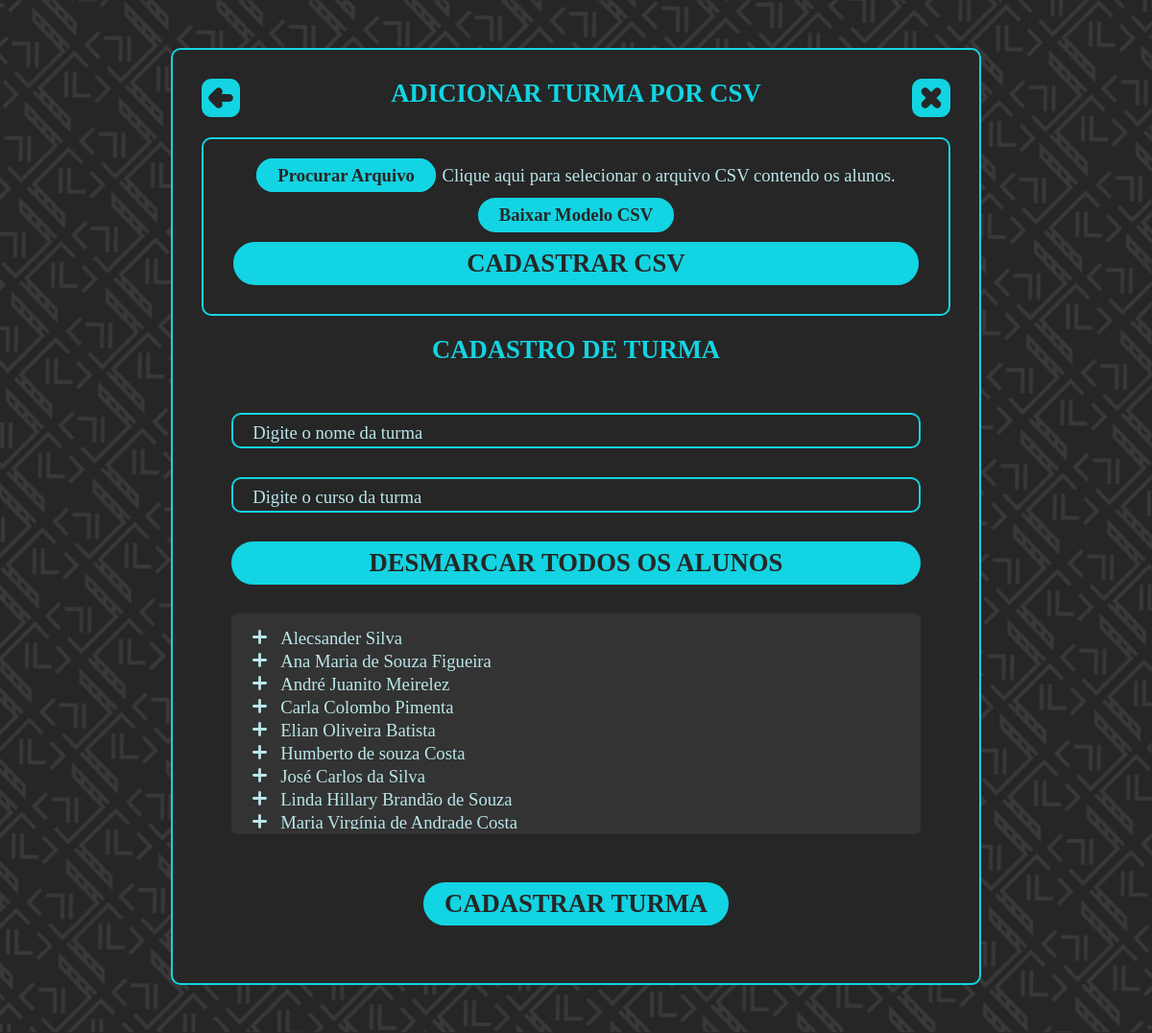
Screenshot of /src/pages/class/add_class (signed in) with the database file from the repository.
### tables this page shows
CREATE TABLE aluno (
    id_aluno        INTEGER       PRIMARY KEY AUTOINCREMENT
                                  NOT NULL,
    nome_aluno      VARCHAR (60)  NOT NULL,
    email_aluno     VARCHAR (100),
    matricula_aluno VARCHAR (60),
    id_usuario      INTEGER       REFERENCES usuario (id_usuario) 
                                  NOT NULL
);

### src/pages/class/add_class/index.php (the view, shortened to what this page needs)
<!DOCTYPE html>
<html lang="pt-br" dir="ltr">
  <head>
    <link rel="stylesheet" type="text/css" href="../../../styles/styles.css">
  </head>
  <body>
    <section class="window">
      <div class="container all container_extended">
        <div class="title">ADICIONAR TURMA POR CSV</div>
        <div class="inner_container contour">
          <div class="div_file">
              <label for="csv_file"><span class="button button_file">Procurar Arquivo</span></label>
              <span class="file_legend" id="file_legend">Clique aqui para selecionar o arquivo CSV contendo os alunos.</span>
          </div>
          <a href="../../../assets/docs/students_class.csv" download="Modelo Turma CSV(não modificar a formatação).csv"><input class="button button_file" type="button" value="Baixar Modelo CSV" /></a>
          <a class="button" href="#divList" onclick="cadastraCSV()">CADASTRAR CSV</a>
        </div>
          <form action="settings.php" method="post">
            <div class="title">CADASTRO DE TURMA</div>
              <div class="inner_container">
                <input type="text" class="input_text" placeholder="Digite o nome da turma" name="class_name" required>
                <input type="text" class="input_text" placeholder="Digite o curso da turma" name="course_class" required>
                <?php
                  function getStudent($id_user){
                  	try{
                  		$pdo = new PDO('sqlite:'.$_SESSION['absolute_path_base'].'src/database/database.db');
                  		$statement = $pdo->query("SELECT * FROM aluno WHERE id_usuario='".$id_user."' ORDER BY nome_aluno");
                  		$rows = $statement->fetchAll(PDO::FETCH_ASSOC);
                  	}catch(PDOException $e){
                  		$rows = 0;
                  		echo "<pre>";
                  		echo $e;
                  		echo "</pre>";
                  	}
                  	return $rows;
                  }
                  $rows = getStudent($_SESSION['id_user']);
                  ?>
                  <?php
                  echo '<input type="button" class="button" onclick="limparStudent(id_students)" value="DESMARCAR TODOS OS ALUNOS"/>';
                  echo '<div class="divList" id="divList">';
                  echo '<table class="view_table_add_student">';
                  echo '<tbody>';
                  for ($i = 0; $i < count($rows); $i++) {
                    $id_aluno = $rows[$i]['id_aluno'];
                    echo '<tr id="cb_tr'.$id_aluno.'">';
                    echo '<td>';
                    echo '<label for = "cb'.$rows[$i]['id_aluno'].'"><img id="icon'.$id_aluno.'" class="cb_icon" src="../../../assets/Icons/mais.svg"></ label>';
                    echo '</td>';
                    echo '<td>';
                    echo '<label id="cb_lb'.$id_aluno.'" for = "cb'.$rows[$i]['id_aluno'].'">'.$rows[$i]['nome_aluno'].'</ label>';
                    echo '</td>';
                    echo '</tr>';
                	}
                  echo '</tbody>';
                  echo '</table>';
                  echo '</div>';
                ?>
            </div>
            <button class="button" onclick="return confirm('Deseja mesmo criar essa turma?');" type="submit">CADASTRAR TURMA</button>
          </form>
          <a href='../../menu'><img src="../../../assets/Icons/voltar.svg" class="icon_voltar"></a>
          <a href='desconectar.php' onclick="return confirm('Tem certeza que deseja sair?')"><img src="../../../assets/Icons/fechar.svg" class="icon_fechar"></a>
        </div>
    </section>
  </body>
</html>

### src/styles/styles.css (style rules this page uses)
:root { --font_size: 20pt; --font_size_medium: 14pt; --main_color: #13D4E2; --second_color: #BAE6E9; --third_color: #f9f9f9; --bg_color_main: rgb(38, 38, 38); --bg_color_second: rgb(51, 51, 51); }
* { font-family:Calibri; font-size:var(--font_size); }
html { scroll-behavior: smooth; background-color: var(--bg_color_main); width: 100%; }
body { width: 100%; background-color: var(--bg_color_main); margin: 0px; }
input { background-color: var(--bg_color_main); }
.window { min-height: 100vh; display: flex; flex-direction: column; align-items: center; justify-content: center; background: url('../assets/BG_01.png') center center no-repeat fixed; background-color: var(--bg_main_color); -webkit-background-size: cover; -moz-background-size: cover; -o-background-size: cover; background-size: cover; }
table { border-collapse: collapse; }
.button { cursor: pointer; color: var(--bg_color_main); padding: 5px 20px; background-color: var(--main_color); border:solid 2px var(--main_color); border-radius: 40px; font-weight: bold; margin-bottom: 30px; }
.div_file { margin-bottom: 10px; }
.button_file { font-size: var(--font_size_medium); margin-bottom: 10px; }
.file_legend { font-size: var(--font_size_medium); color: var(--second_color); width: 30%; }
.input_text { border:solid 2px var(--main_color); border-radius: 10px; color: var(--main_color); padding-left: 10px; padding-right: 10px; margin-bottom: 30px; background-color: var(--bg_color_main); }
.cb_icon { cursor: pointer; width: 15px; }
.container { background-color: var(--bg_color_main); position: relative; display: flex; text-align: center; flex-direction: column; --length_container:max-content; width: var(--length_container); height: var(--length_container); border-style: solid; padding: 30px; border-width: 2px; border-radius: 10px; border-color: var(--main_color); margin: 50px 0px; }
.inner_container { position: relative; display: flex; flex-direction: column; --length_container:max-content; height: var(--length_container); padding-left: 4%; padding-right: 4%; padding-top: 20px; margin-bottom: 20px; }
.contour { border: solid 2px var(--main_color); border-radius: 10px; }
.title { padding-bottom: 30px; font-weight: bold; color: var(--main_color); }
.icon_fechar { width: 40px; position: absolute; top: 30px; right: 30px; }
.icon_voltar { width: 40px; position: absolute; top: 30px; left: 30px; }
.all { width: 65%; }
.view_table_add_student td { text-align: left; font-size: var(--font_size_medium); color: var(--second_color); padding: 0px 7px 2px 7px; }
.view_table_add_student label { cursor: pointer; font-size: var(--font_size_medium); }
.divList { height: 200px; overflow-y : scroll; background-color: var(--bg_color_second); border: solid 5px var(--bg_color_second); padding: 10px; border-radius: 6px 6px; margin-bottom: 30px; }
a { text-decoration: none; }

### rows the page displays
aluno: nome_aluno "Alecsander Silva"
aluno: nome_aluno "Ana Maria de Souza Figueira"
aluno: nome_aluno "André Juanito Meirelez"
aluno: nome_aluno "Carla Colombo Pimenta"
aluno: nome_aluno "Elian Oliveira Batista"
aluno: nome_aluno "Humberto de souza Costa"
aluno: nome_aluno "José Carlos da Silva"
aluno: nome_aluno "Linda Hillary Brandão de Souza"
aluno: nome_aluno "Maria Virgínia de Andrade Costa"
